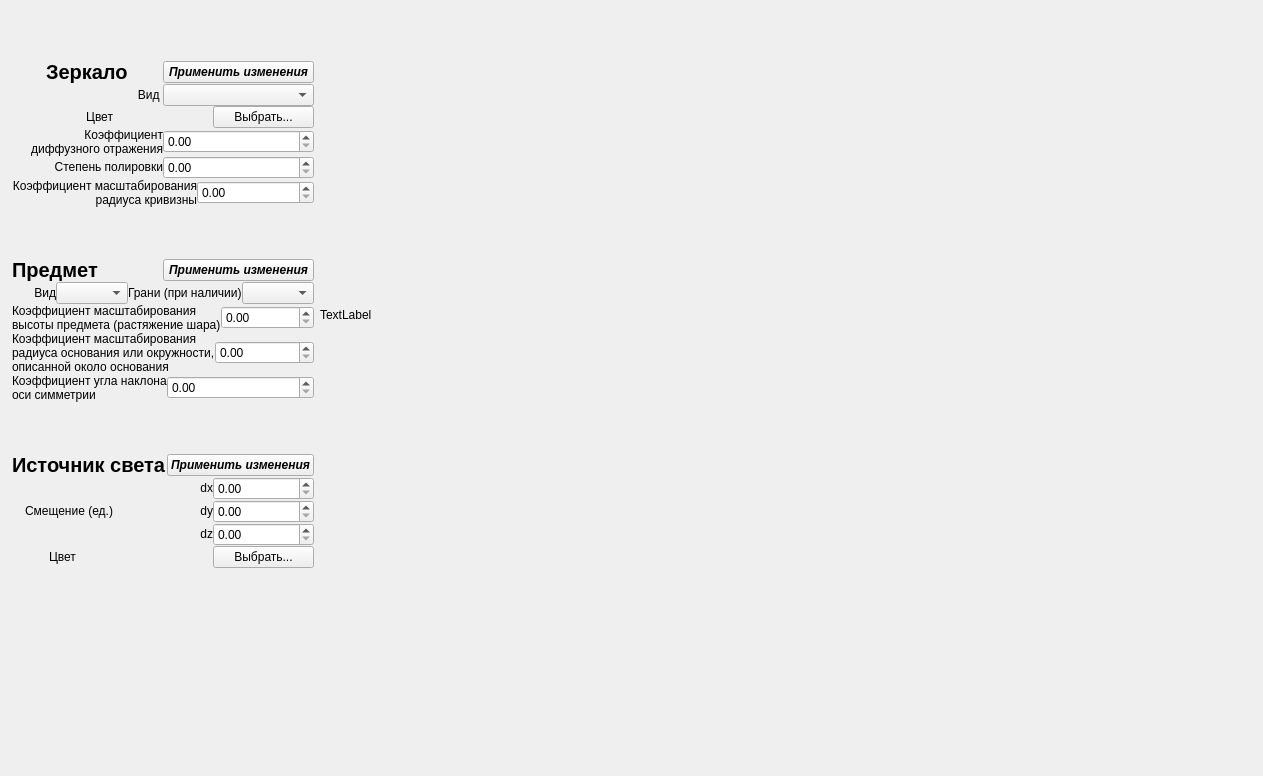
<?xml version="1.0" encoding="UTF-8"?>
<ui version="4.0">
 <class>MainWindow</class>
 <widget class="QMainWindow" name="MainWindow">
  <property name="geometry">
   <rect>
    <x>0</x>
    <y>0</y>
    <width>1263</width>
    <height>776</height>
   </rect>
  </property>
  <property name="sizePolicy">
   <sizepolicy hsizetype="Expanding" vsizetype="Expanding">
    <horstretch>0</horstretch>
    <verstretch>0</verstretch>
   </sizepolicy>
  </property>
  <property name="windowTitle">
   <string>MainWindow</string>
  </property>
  <widget class="QWidget" name="centralwidget">
   <property name="sizePolicy">
    <sizepolicy hsizetype="Expanding" vsizetype="Expanding">
     <horstretch>0</horstretch>
     <verstretch>0</verstretch>
    </sizepolicy>
   </property>
   <widget class="QWidget" name="verticalLayoutWidget">
    <property name="geometry">
     <rect>
      <x>10</x>
      <y>9</y>
      <width>1241</width>
      <height>611</height>
     </rect>
    </property>
    <layout class="QVBoxLayout" name="verticalLayout">
     <property name="sizeConstraint">
      <enum>QLayout::SetNoConstraint</enum>
     </property>
     <item>
      <layout class="QHBoxLayout" name="horizontalLayout">
       <item>
        <spacer name="verticalSpacer">
         <property name="orientation">
          <enum>Qt::Vertical</enum>
         </property>
         <property name="sizeType">
          <enum>QSizePolicy::Minimum</enum>
         </property>
         <property name="sizeHint" stdset="0">
          <size>
           <width>2</width>
           <height>40</height>
          </size>
         </property>
        </spacer>
       </item>
       <item>
        <layout class="QVBoxLayout" name="verticalLayout_2" stretch="0,0,0">
         <property name="spacing">
          <number>0</number>
         </property>
         <item>
          <layout class="QVBoxLayout" name="verticalLayout_3">
           <item>
            <layout class="QHBoxLayout" name="horizontalLayout_10">
             <item alignment="Qt::AlignHCenter">
              <widget class="QLabel" name="label_2">
               <property name="sizePolicy">
                <sizepolicy hsizetype="Preferred" vsizetype="Fixed">
                 <horstretch>0</horstretch>
                 <verstretch>0</verstretch>
                </sizepolicy>
               </property>
               <property name="font">
                <font>
                 <pointsize>15</pointsize>
                 <weight>75</weight>
                 <bold>true</bold>
                 <underline>false</underline>
                 <strikeout>false</strikeout>
                </font>
               </property>
               <property name="layoutDirection">
                <enum>Qt::LeftToRight</enum>
               </property>
               <property name="text">
                <string>Зеркало</string>
               </property>
              </widget>
             </item>
             <item>
              <widget class="QPushButton" name="pushButton_edit_mirror">
               <property name="font">
                <font>
                 <weight>75</weight>
                 <italic>true</italic>
                 <bold>true</bold>
                 <underline>false</underline>
                </font>
               </property>
               <property name="text">
                <string>Применить изменения</string>
               </property>
              </widget>
             </item>
            </layout>
           </item>
           <item>
            <layout class="QHBoxLayout" name="horizontalLayout_15">
             <item>
              <widget class="QLabel" name="label_15">
               <property name="sizePolicy">
                <sizepolicy hsizetype="Preferred" vsizetype="Preferred">
                 <horstretch>0</horstretch>
                 <verstretch>0</verstretch>
                </sizepolicy>
               </property>
               <property name="text">
                <string>&lt;html&gt;&lt;head/&gt;&lt;body&gt;&lt;p align=&quot;right&quot;&gt;Вид &lt;/p&gt;&lt;/body&gt;&lt;/html&gt;</string>
               </property>
              </widget>
             </item>
             <item>
              <widget class="QComboBox" name="comboBox_mirror_type">
               <property name="sizePolicy">
                <sizepolicy hsizetype="Preferred" vsizetype="Fixed">
                 <horstretch>0</horstretch>
                 <verstretch>0</verstretch>
                </sizepolicy>
               </property>
              </widget>
             </item>
            </layout>
           </item>
           <item>
            <layout class="QHBoxLayout" name="horizontalLayout_14">
             <item>
              <widget class="QLabel" name="label_14">
               <property name="text">
                <string>&lt;html&gt;&lt;head/&gt;&lt;body&gt;&lt;p align=&quot;right&quot;&gt;Цвет&lt;/p&gt;&lt;/body&gt;&lt;/html&gt;</string>
               </property>
              </widget>
             </item>
             <item>
              <widget class="QLabel" name="label_mirror_color">
               <property name="text">
                <string/>
               </property>
              </widget>
             </item>
             <item>
              <widget class="QPushButton" name="pushButton_object_color">
               <property name="text">
                <string>Выбрать...</string>
               </property>
              </widget>
             </item>
            </layout>
           </item>
           <item>
            <layout class="QHBoxLayout" name="horizontalLayout_17">
             <item>
              <widget class="QLabel" name="label_19">
               <property name="text">
                <string>&lt;html&gt;&lt;head/&gt;&lt;body&gt;&lt;p align=&quot;right&quot;&gt;Коэффициент &lt;br/&gt;диффузного отражения&lt;/p&gt;&lt;/body&gt;&lt;/html&gt;</string>
               </property>
              </widget>
             </item>
             <item>
              <widget class="QDoubleSpinBox" name="spinBox_mirror_diffuse">
               <property name="maximum">
                <double>100.000000000000000</double>
               </property>
               <property name="singleStep">
                <double>0.500000000000000</double>
               </property>
              </widget>
             </item>
            </layout>
           </item>
           <item>
            <layout class="QHBoxLayout" name="horizontalLayout_13">
             <item>
              <widget class="QLabel" name="label_13">
               <property name="text">
                <string>&lt;html&gt;&lt;head/&gt;&lt;body&gt;&lt;p align=&quot;right&quot;&gt;Степень полировки&lt;/p&gt;&lt;/body&gt;&lt;/html&gt;</string>
               </property>
              </widget>
             </item>
             <item>
              <widget class="QDoubleSpinBox" name="spinBox_mirror_polish">
               <property name="maximum">
                <double>100.000000000000000</double>
               </property>
               <property name="singleStep">
                <double>0.500000000000000</double>
               </property>
              </widget>
             </item>
            </layout>
           </item>
           <item>
            <layout class="QHBoxLayout" name="horizontalLayout_11">
             <item>
              <widget class="QLabel" name="label_12">
               <property name="text">
                <string>&lt;html&gt;&lt;head/&gt;&lt;body&gt;&lt;p align=&quot;right&quot;&gt;Коэффициент масштабирования&lt;br/&gt;радиуса кривизны&lt;/p&gt;&lt;/body&gt;&lt;/html&gt;</string>
               </property>
              </widget>
             </item>
             <item>
              <widget class="QDoubleSpinBox" name="spinBox_mirror_radius_k"/>
             </item>
            </layout>
           </item>
          </layout>
         </item>
         <item>
          <layout class="QVBoxLayout" name="verticalLayout_4">
           <item>
            <layout class="QHBoxLayout" name="horizontalLayout_16">
             <item>
              <widget class="QLabel" name="label_3">
               <property name="sizePolicy">
                <sizepolicy hsizetype="Preferred" vsizetype="Fixed">
                 <horstretch>0</horstretch>
                 <verstretch>0</verstretch>
                </sizepolicy>
               </property>
               <property name="font">
                <font>
                 <pointsize>15</pointsize>
                 <weight>75</weight>
                 <bold>true</bold>
                 <underline>false</underline>
                 <strikeout>false</strikeout>
                </font>
               </property>
               <property name="layoutDirection">
                <enum>Qt::LeftToRight</enum>
               </property>
               <property name="text">
                <string>Предмет</string>
               </property>
              </widget>
             </item>
             <item>
              <widget class="QPushButton" name="pushButton_edit_object">
               <property name="font">
                <font>
                 <weight>75</weight>
                 <italic>true</italic>
                 <bold>true</bold>
                 <underline>false</underline>
                </font>
               </property>
               <property name="text">
                <string>Применить изменения</string>
               </property>
              </widget>
             </item>
            </layout>
           </item>
           <item>
            <layout class="QHBoxLayout" name="horizontalLayout_7">
             <item>
              <widget class="QLabel" name="label_10">
               <property name="text">
                <string>&lt;html&gt;&lt;head/&gt;&lt;body&gt;&lt;p align=&quot;right&quot;&gt;Вид&lt;/p&gt;&lt;/body&gt;&lt;/html&gt;</string>
               </property>
              </widget>
             </item>
             <item>
              <widget class="QComboBox" name="comboBox_object_type"/>
             </item>
             <item>
              <widget class="QLabel" name="label_9">
               <property name="text">
                <string>Грани (при наличии)</string>
               </property>
              </widget>
             </item>
             <item>
              <widget class="QComboBox" name="comboBox_object_edge">
               <property name="sizePolicy">
                <sizepolicy hsizetype="Fixed" vsizetype="Fixed">
                 <horstretch>0</horstretch>
                 <verstretch>0</verstretch>
                </sizepolicy>
               </property>
              </widget>
             </item>
            </layout>
           </item>
           <item>
            <layout class="QHBoxLayout" name="horizontalLayout_5">
             <item>
              <widget class="QLabel" name="label_18">
               <property name="text">
                <string>&lt;html&gt;&lt;head/&gt;&lt;body&gt;&lt;p&gt;Коэффициент масштабирования&lt;br/&gt;высоты предмета (растяжение шара)&lt;/p&gt;&lt;/body&gt;&lt;/html&gt;</string>
               </property>
              </widget>
             </item>
             <item>
              <widget class="QDoubleSpinBox" name="spinBox_object_height_k"/>
             </item>
            </layout>
           </item>
           <item>
            <layout class="QHBoxLayout" name="horizontalLayout_4">
             <item>
              <widget class="QLabel" name="label_8">
               <property name="text">
                <string>&lt;html&gt;&lt;head/&gt;&lt;body&gt;&lt;p&gt;Коэффициент масштабирования&lt;br/&gt;радиуса основания или окружности,&lt;br/&gt;описанной около основания&lt;/p&gt;&lt;/body&gt;&lt;/html&gt;</string>
               </property>
              </widget>
             </item>
             <item>
              <widget class="QDoubleSpinBox" name="spinBox_object_radius_k"/>
             </item>
            </layout>
           </item>
           <item>
            <layout class="QHBoxLayout" name="horizontalLayout_3">
             <item>
              <widget class="QLabel" name="label_7">
               <property name="text">
                <string>&lt;html&gt;&lt;head/&gt;&lt;body&gt;&lt;p&gt;Коэффициент угла наклона &lt;br/&gt;оси симметрии&lt;/p&gt;&lt;/body&gt;&lt;/html&gt;</string>
               </property>
              </widget>
             </item>
             <item>
              <widget class="QDoubleSpinBox" name="spinBox_object_angle_k"/>
             </item>
            </layout>
           </item>
          </layout>
         </item>
         <item>
          <layout class="QVBoxLayout" name="verticalLayout_5" stretch="0,0,0">
           <property name="spacing">
            <number>0</number>
           </property>
           <item>
            <layout class="QHBoxLayout" name="horizontalLayout_18">
             <item>
              <widget class="QLabel" name="label_4">
               <property name="sizePolicy">
                <sizepolicy hsizetype="Preferred" vsizetype="Fixed">
                 <horstretch>0</horstretch>
                 <verstretch>0</verstretch>
                </sizepolicy>
               </property>
               <property name="font">
                <font>
                 <pointsize>15</pointsize>
                 <weight>75</weight>
                 <bold>true</bold>
                 <underline>false</underline>
                 <strikeout>false</strikeout>
                </font>
               </property>
               <property name="layoutDirection">
                <enum>Qt::LeftToRight</enum>
               </property>
               <property name="text">
                <string>Источник света</string>
               </property>
              </widget>
             </item>
             <item>
              <widget class="QPushButton" name="pushButton_edit_light">
               <property name="sizePolicy">
                <sizepolicy hsizetype="Minimum" vsizetype="Fixed">
                 <horstretch>0</horstretch>
                 <verstretch>0</verstretch>
                </sizepolicy>
               </property>
               <property name="font">
                <font>
                 <weight>75</weight>
                 <italic>true</italic>
                 <bold>true</bold>
                 <underline>false</underline>
                </font>
               </property>
               <property name="text">
                <string>Применить изменения</string>
               </property>
              </widget>
             </item>
            </layout>
           </item>
           <item>
            <layout class="QHBoxLayout" name="horizontalLayout_9">
             <property name="spacing">
              <number>0</number>
             </property>
             <item>
              <widget class="QLabel" name="label_5">
               <property name="text">
                <string>&lt;html&gt;&lt;head/&gt;&lt;body&gt;&lt;p align=&quot;right&quot;&gt;Смещение (ед.)&lt;/p&gt;&lt;/body&gt;&lt;/html&gt;</string>
               </property>
              </widget>
             </item>
             <item>
              <layout class="QVBoxLayout" name="verticalLayout_6">
               <property name="spacing">
                <number>0</number>
               </property>
               <item>
                <layout class="QVBoxLayout" name="verticalLayout_10">
                 <property name="spacing">
                  <number>0</number>
                 </property>
                 <item>
                  <widget class="QLabel" name="label_11">
                   <property name="text">
                    <string>&lt;html&gt;&lt;head/&gt;&lt;body&gt;&lt;p align=&quot;right&quot;&gt;dx&lt;/p&gt;&lt;/body&gt;&lt;/html&gt;</string>
                   </property>
                  </widget>
                 </item>
                </layout>
               </item>
               <item>
                <layout class="QVBoxLayout" name="verticalLayout_9">
                 <property name="spacing">
                  <number>0</number>
                 </property>
                 <item>
                  <widget class="QLabel" name="label_16">
                   <property name="text">
                    <string>&lt;html&gt;&lt;head/&gt;&lt;body&gt;&lt;p align=&quot;right&quot;&gt;dy&lt;/p&gt;&lt;/body&gt;&lt;/html&gt;</string>
                   </property>
                  </widget>
                 </item>
                </layout>
               </item>
               <item>
                <layout class="QVBoxLayout" name="verticalLayout_8">
                 <property name="spacing">
                  <number>0</number>
                 </property>
                 <item>
                  <widget class="QLabel" name="label_17">
                   <property name="text">
                    <string>&lt;html&gt;&lt;head/&gt;&lt;body&gt;&lt;p align=&quot;right&quot;&gt;dz&lt;/p&gt;&lt;/body&gt;&lt;/html&gt;</string>
                   </property>
                  </widget>
                 </item>
                </layout>
               </item>
              </layout>
             </item>
             <item>
              <layout class="QVBoxLayout" name="verticalLayout_7">
               <property name="spacing">
                <number>0</number>
               </property>
               <item>
                <layout class="QVBoxLayout" name="verticalLayout_13">
                 <property name="spacing">
                  <number>0</number>
                 </property>
                 <item>
                  <widget class="QDoubleSpinBox" name="spinBox_light_dx">
                   <property name="maximum">
                    <double>100.000000000000000</double>
                   </property>
                   <property name="singleStep">
                    <double>1.000000000000000</double>
                   </property>
                  </widget>
                 </item>
                </layout>
               </item>
               <item>
                <layout class="QVBoxLayout" name="verticalLayout_12">
                 <property name="spacing">
                  <number>0</number>
                 </property>
                 <item>
                  <widget class="QDoubleSpinBox" name="spinBox_light_dy">
                   <property name="maximum">
                    <double>100.000000000000000</double>
                   </property>
                  </widget>
                 </item>
                </layout>
               </item>
               <item>
                <layout class="QVBoxLayout" name="verticalLayout_11">
                 <property name="spacing">
                  <number>0</number>
                 </property>
                 <item>
                  <widget class="QDoubleSpinBox" name="spinBox_light_dz">
                   <property name="maximum">
                    <double>100.000000000000000</double>
                   </property>
                  </widget>
                 </item>
                </layout>
               </item>
              </layout>
             </item>
            </layout>
           </item>
           <item>
            <layout class="QHBoxLayout" name="horizontalLayout_8">
             <item>
              <widget class="QLabel" name="label_6">
               <property name="text">
                <string>&lt;html&gt;&lt;head/&gt;&lt;body&gt;&lt;p align=&quot;center&quot;&gt;Цвет&lt;/p&gt;&lt;/body&gt;&lt;/html&gt;</string>
               </property>
              </widget>
             </item>
             <item>
              <widget class="QLabel" name="label_light_color">
               <property name="text">
                <string/>
               </property>
              </widget>
             </item>
             <item>
              <widget class="QPushButton" name="pushButton_light_color">
               <property name="text">
                <string>Выбрать...</string>
               </property>
              </widget>
             </item>
            </layout>
           </item>
          </layout>
         </item>
        </layout>
       </item>
       <item>
        <widget class="QLabel" name="drawLabel">
         <property name="sizePolicy">
          <sizepolicy hsizetype="Expanding" vsizetype="Expanding">
           <horstretch>0</horstretch>
           <verstretch>0</verstretch>
          </sizepolicy>
         </property>
         <property name="text">
          <string>TextLabel</string>
         </property>
        </widget>
       </item>
      </layout>
     </item>
    </layout>
   </widget>
  </widget>
  <widget class="QMenuBar" name="menubar">
   <property name="geometry">
    <rect>
     <x>0</x>
     <y>0</y>
     <width>1263</width>
     <height>22</height>
    </rect>
   </property>
  </widget>
 </widget>
 <resources/>
 <connections/>
</ui>
